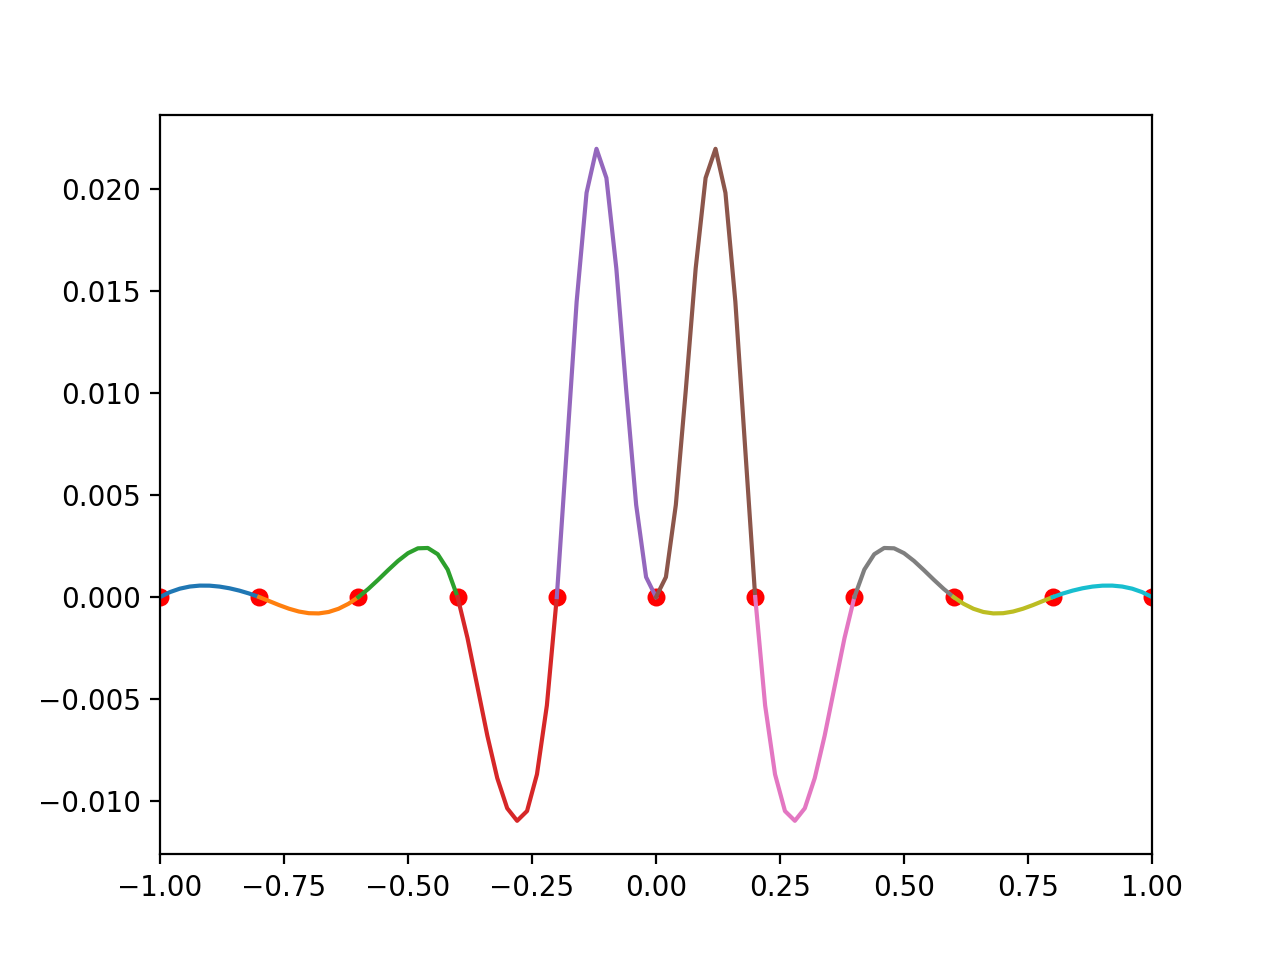

Write Python code to recreate this figure.
import matplotlib
import matplotlib.pyplot as plot

# Gaussの消去法
def Gauss(N, A, y):
    x = [0]*N   # 未知ベクトル

    # 前進消去
    for k in range(N-1):
        m = 0   # 最大値
        for i in range(k, N):
            if m < abs(A[i][k]):
                m = abs(A[i][k])
                l = i
            if l != k:
                for n in range(k, N):
                    A[k][n], a[l][n] = A[l][n], A[k][n]
                y[k], y[l] = y[l], y[k]

        for i in range(k+1, N):
            alpha = A[i][k]/A[k][k]
            for j in range(k+1, N):
                A[i][j] -= alpha*A[k][j]
            y[i] -= alpha*y[k]
    
    # 交代消去
    x[N-1] = y[N-1]/A[N-1][N-1]

    for i in range(N-2, -1, -1):
        s = 0   # 合計
        for k in range(i+1, N):
            s += A[i][k]*x[k]
        x[i] = (y[i] - s)/A[i][i]

    return x    # 戻り値は未知ベクトル

# [xs, xe]間をndiv分割したときにi番目となる点のx座標(0≦i≦ndiv)
def xi(i, xs, xe, ndiv):
    return xs*(ndiv-i)/ndiv + xe*i/ndiv

# 描画関数
def Draw(px, py, a, b, c, d):   # a~dは係数

    fig = plot.figure()         # 図
    graph = fig.add_subplot()   # グラフ
    N = len(a)                  # リストaの要素数（＝区間数）
    graph.set_xlim(px[0], px[N])# 描画範囲

    py = [0]*11     # スプライン曲線と実際の曲線のy方向の差 -> 必ず0

    # スプライン曲線
    for j in range(N):
        xj = px[j]; xk = px[j+1]    # 区間の両端の座標
        M = 10      # 区間をM分割
        qx = [] #qy = []    # 座標
        dy = []
        for i in range(M+1):
            x = xi(i, xj, xk, M)
            y = a[j]*(x-xj)**3 + b[j]*(x-xj)**2 + c[j]*(x-xj) + d[j]
            qx += [x] #qy += [y]

            dy += [y-f(x)]  # y方向のズレ
        graph.plot(qx, dy)

    graph.scatter(px, py, s=30, c="red")

    plot.show()

# 自然スプライン
def NaturalSpline(N,px,py): # N:区間数
    h = [0]*N # p.46 (3.29)
    for j in range(N):
        h[j] = px[j+1]-px[j]
    v = [0]*N # p.46 (3.29)
    for j in range(1,N):
        v[j] = 6*((py[j+1]-py[j])/h[j] - (py[j]-py[j-1])/h[j-1])

    # 連立方程式の作成
    A = []      # 係数行列
    for i in range(N-1):
        A += [[0]*(N-1)]
    
    for i in range(N-1):
        A[i][i] = 2*(h[i]+h[i+1])   # 対角成分p.47 (3.32)
    
    for i in range(N-2):
        A[i][i+1] = h[i+1]  # 対角周辺p.47 (3.32)
        A[i+1][i] = h[i]    # 対角周辺p.47 (3.32)
    
    y = [0]*(N-1)       # 右辺ベクトルp.47 (3.32)
    for i in range(N-1):
        y[i] = v[i+1]   # y[0]～y[N-2] ← v[1]～v[N-1]
    
    x = Gauss(N-1,A,y)  # Gaussの消去法

    u = [0] + x + [0]   # u[0]=0, u[N]=0, u[1]～u[N-1] ← x[0]～x[N-2]

    b = [0]*N
    for j in range(N):
        b[j] = u[j]/2 # (3.20)
    
    a = [0]*N
    for j in range(N):
        du = u[j+1]-u[j]; dx = px[j+1]-px[j]
        a[j] = du/(6*dx) # (3.22)
    
    d = [0]*N
    for j in range(N):
        d[j] = py[j] # (3.24)
    
    c = [0]*N
    for j in range(N):
        dy = py[j+1]-py[j]; dx = px[j+1]-px[j]
        c[j] = dy/dx-dx*(2*u[j]+u[j+1])/6 # (3.25)

    return a,b,c,d

# 関数
def f(x):
    return 1/(1+25*x**2)

# 範囲[xs,xe]
xs = -1.0; xe = 1.0

# サンプル点
N = 10      # 区間数
px = []; py = []    # 座標
for i in range(N+1):
    x = xi(i,xs,xe,N)
    y = f(x)
    px += [x]; py += [y]

a,b,c,d = NaturalSpline(N,px,py)

Draw(px,py,a,b,c,d)
